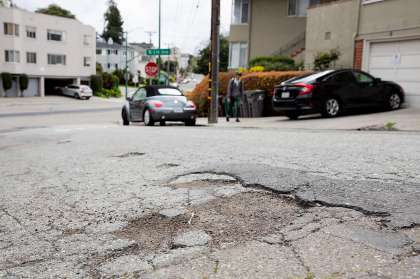
#> input picture Task 2.1/7.jpg, 420 x 279 px
$ jupyter execute --allow-errors Image_Filtration.ipynb
#> lines starting #> are read from the running program, lines starting #| are printed output that depends on the picture
### Task 2.1

[cell 1]
import cv2
import glob
from IPython.display import Image, display
import matplotlib.pyplot as plt


path_images = ('/yourpath/*.jpg')
img_number = 1

for file in glob.glob(path_images):
  #print(file)
  img = cv2.imread(file,1)
  img_gray = cv2.cvtColor(img, cv2.COLOR_BGR2GRAY)
  img_rgb = cv2.cvtColor(img, cv2.COLOR_BGR2RGB)
  cv2.imwrite("/yourpath/resultgray/gray"+str(img_number)+".jpg", img_gray)
  cv2.imwrite("/yourpath/resultrgb/rgb"+str(img_number)+".jpg", img_rgb)
  img_number += 1

images_gs = [cv2.imread(image) for image in glob.glob('/yourpath/resultgray/*.jpg')]
images_rgb = [cv2.imread(image) for image in glob.glob('/yourpath/resultrgb/*.jpg')]

row = 3
col = 3

for i in range(0, len(images_gs), row*col):
    fig = plt.figure(figsize = (7,8))
    for j in range(0, row*col):
        fig.add_subplot(row, col, j+1)
        plt.imshow(images_gs[i+j])
    plt.show()

row = 3
col = 3

for i in range(0, len(images_rgb), row*col):
    fig = plt.figure(figsize = (7,8))
    for j in range(0, row*col):
        fig.add_subplot(row, col, j+1)
        plt.imshow(images_rgb[i+j])
    plt.show()


# [7 lines of commented-out code are left out]

### Task 2.2

[cell 2]
from PIL import Image

imagepath = input("Enter a fully qualified path for an image: ")
#> the answer given: Task 2.1/7.jpg
im = Image.open(imagepath)
#> im is the input picture: PIL image 420x279 RGB; mean R, G, B 155.1, 151.1, 146.9

im1 = Image.Image.split(im)

#> (the rest of this cell did not finish here and is left out)

### Task 2.4

**Piece of code to convolve an image and a kernel from scratch**

[cell 3]
import os
import cv2
import numpy as np

IMAGE_PATH = 'output_images/'

def load_image(image_path):

    # Creating an Image directory to save our plots
#> called with image_path = 'input_image.jpg'
    if not os.path.exists(IMAGE_PATH):
        os.makedirs(IMAGE_PATH)
    coloured_image = cv2.imread('/yourpath/7.jpg')

    # Converting from BGR to Grayscale format
    grey_image = cv2.cvtColor(coloured_image, cv2.COLOR_BGR2GRAY)
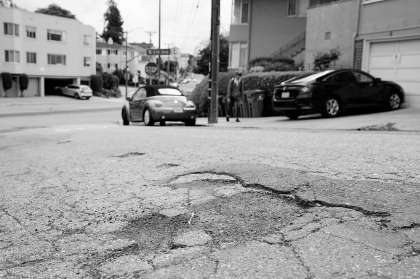
#> grey_image: shape (279, 420); min 0, max 255, mean 151.8
    return grey_image


def convolve2d(image, kernel):

    # Flip the kernel
    kernel = np.flipud(np.fliplr(kernel))
    # convolution output
    output = np.zeros_like(image)

    # Add zero padding in order to preserve the edges of the image
    image_padded = np.zeros((image.shape[0] + 2, image.shape[1] + 2))
    image_padded[1:-1, 1:-1] = image
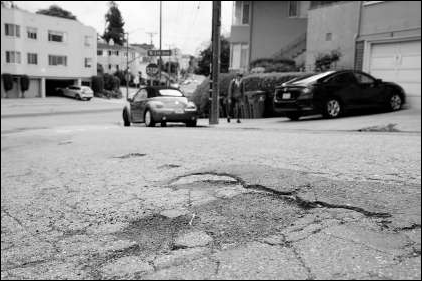
#> image_padded: shape (281, 422) float64; min 0, max 255, mean 150

    # Loop over every pixel of the image
    for x in range(image.shape[1]):
        for y in range(image.shape[0]):
            # element-wise multiplication of the kernel and the image
            output[y, x] = (kernel * image_padded[y: y+3, x: x+3]).sum()
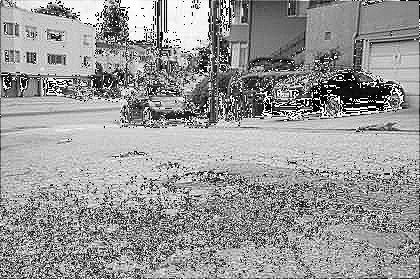
#> output: shape (279, 420); min 0, max 255, mean 152.2

    return output

input_image = load_image('input_image.jpg')

# kernel to be used to sharpen an image
KERNEL = np.array([[0, -1, 0], [-1, 5, -1], [0, -1, 0]])
image_sharpen = convolve2d(input_image, kernel=KERNEL)
cv2.imwrite(IMAGE_PATH + 'sharpened_image.jpg', image_sharpen)

# kernel to be used to blur an image
image_blur = convolve2d(input_image, kernel=np.array([[1, 1, 1], [1, 1, 1], [1, 1, 1]])/9.0)
#> in convolve2d (call 2), `kernel = np.flipud(np.fliplr(kernel))`: kernel = [[0.111, 0.111, 0.111], [0.111, 0.111, 0.111], [0.111, 0.111, 0.111]]
#> after the loop in convolve2d (call 2), `for x in range(image.shape[1]):`:
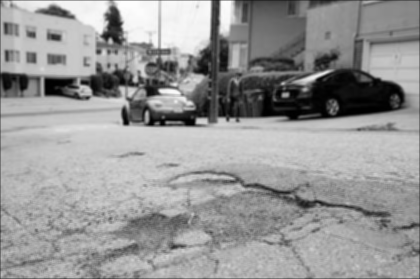
#> output: shape (279, 420); min 0, max 253, mean 150.7
cv2.imwrite(IMAGE_PATH + 'blurred_image.jpg', image_blur)


#> (the rest of this cell did not finish here and is left out)

**Using in-built libraries for convolution and comparison**

[cell 4]
import cv2
import numpy as np
import matplotlib.pyplot as plt

image = cv2.imread('/yourpath/7.jpg')
image = cv2.cvtColor(image, cv2.COLOR_BGR2GRAY)

# kernel for sharpening an image
kernel1 = np.array([[0, -1, 0],
                   [-1, 5, -1],
                   [0, -1, 0]])

# kernel for blurring an image
kernel2 = np.ones((3, 3), np.float32) / 9

# filter2D() function gives the convolution of the input array and kernel
img = cv2.filter2D(image, -1, kernel1)
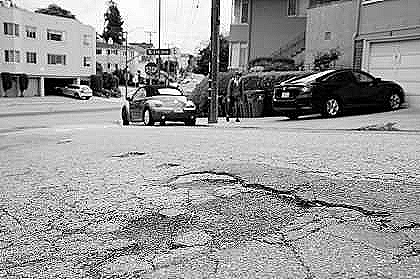
#> img: shape (279, 420); min 0, max 255, mean 152
#> (the rest of this cell did not finish here and is left out)

$ run again, with Task 2.1/3.jpg copied over Task 2.1/7.jpg
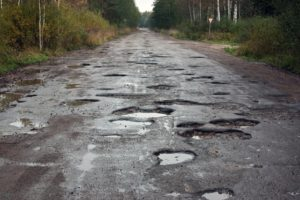
#> input picture Task 2.1/3.jpg, 300 x 200 px
#> im is the input picture: PIL image 300x200 RGB; mean R, G, B 104.7, 102.7, 98.3
#> after the loop in convolve2d, `for x in range(image.shape[1]):`:
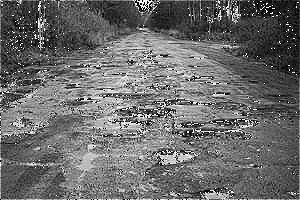
#> output: shape (200, 300); min 0, max 255, mean 106.8
#> `img = cv2.filter2D(image, -1, kernel1)`:
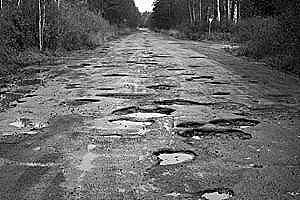
#> img: shape (200, 300); min 0, max 255, mean 103.1
